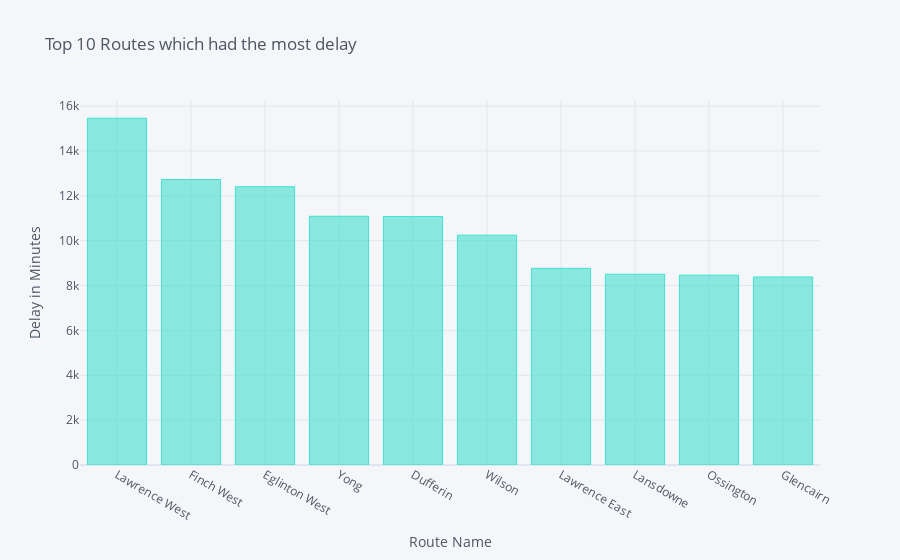

The code cell stored with this chart in its notebook:
### Code cell
Route_20.iplot(kind='bar',x = 'Route', y = 'Min Delay', title="Top 10 Routes which had the most delay", 
xTitle = 'Route Name', yTitle = 'Delay in Minutes',colors = 'turquoise') #Another Lovely Color

### Figure 1 — Plotly figure (JSON) as saved in the notebook; plotly's stock layout.template omitted (floating-point values rounded to 4 significant figures)
{"data": [{"marker": {"color": "rgba(64, 224, 208, 0.6)", "line": {"color": "rgba(64, 224, 208, 1.0)", "width": 1}}, "name": "Min Delay", "orientation": "v", "text": "", "type": "bar", "x": ["Lawrence West", "Finch West", "Eglinton West", "Yong", "Dufferin", "Wilson", "Lawrence East", "Lansdowne", "Ossington", "Glencairn"], "y": [15459, 12728, 12408, 11088, 11075, 10246, 8769, 8504, 8465, 8384]}], "layout": {"legend": {"bgcolor": "#F5F6F9", "font": {"color": "#4D5663"}}, "paper_bgcolor": "#F5F6F9", "plot_bgcolor": "#F5F6F9", "title": {"font": {"color": "#4D5663"}, "text": "Top 10 Routes which had the most delay"}, "xaxis": {"gridcolor": "#E1E5ED", "showgrid": true, "tickfont": {"color": "#4D5663"}, "title": {"font": {"color": "#4D5663"}, "text": "Route Name"}, "zerolinecolor": "#E1E5ED"}, "yaxis": {"gridcolor": "#E1E5ED", "showgrid": true, "tickfont": {"color": "#4D5663"}, "title": {"font": {"color": "#4D5663"}, "text": "Delay in Minutes"}, "zerolinecolor": "#E1E5ED"}}}
